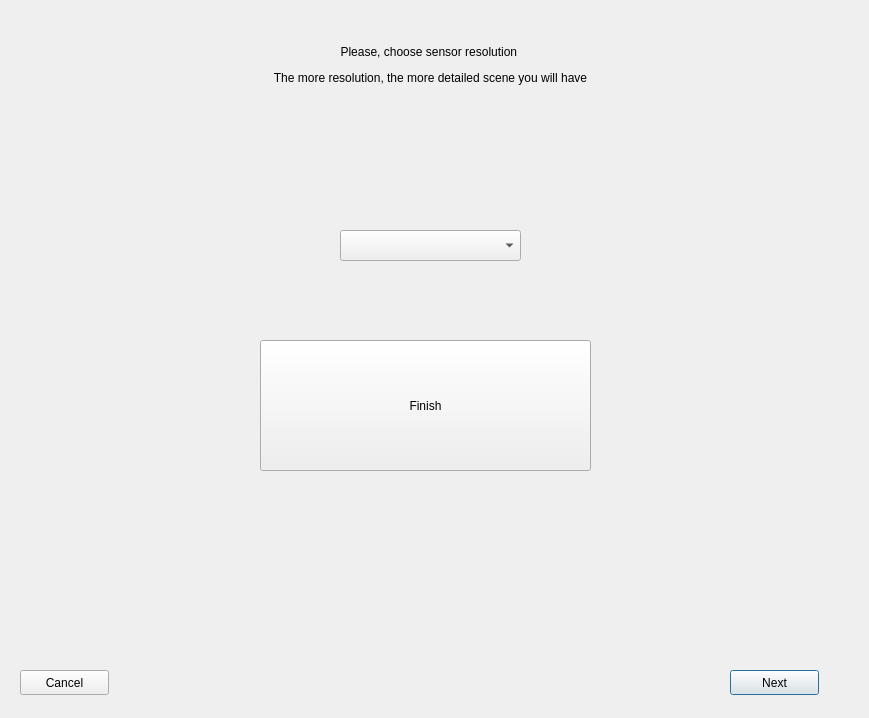
<?xml version="1.0" encoding="UTF-8"?>
<ui version="4.0">
 <class>SensorSettings</class>
 <widget class="QDialog" name="SensorSettings">
  <property name="geometry">
   <rect>
    <x>0</x>
    <y>0</y>
    <width>869</width>
    <height>718</height>
   </rect>
  </property>
  <property name="windowTitle">
   <string>Dialog</string>
  </property>
  <widget class="QLabel" name="label">
   <property name="geometry">
    <rect>
     <x>210</x>
     <y>30</y>
     <width>441</width>
     <height>71</height>
    </rect>
   </property>
   <property name="text">
    <string>&lt;html&gt;&lt;head/&gt;&lt;body&gt;&lt;p&gt;Please, choose sensor resolution &lt;/p&gt;&lt;p&gt;The more resolution, the more detailed scene you will have&lt;/p&gt;&lt;/body&gt;&lt;/html&gt;</string>
   </property>
   <property name="alignment">
    <set>Qt::AlignCenter</set>
   </property>
  </widget>
  <widget class="QPushButton" name="next">
   <property name="geometry">
    <rect>
     <x>730</x>
     <y>670</y>
     <width>89</width>
     <height>25</height>
    </rect>
   </property>
   <property name="text">
    <string>Next</string>
   </property>
  </widget>
  <widget class="QPushButton" name="cancel">
   <property name="geometry">
    <rect>
     <x>20</x>
     <y>670</y>
     <width>89</width>
     <height>25</height>
    </rect>
   </property>
   <property name="text">
    <string>Cancel</string>
   </property>
  </widget>
  <widget class="QComboBox" name="resolution">
   <property name="geometry">
    <rect>
     <x>340</x>
     <y>230</y>
     <width>181</width>
     <height>31</height>
    </rect>
   </property>
   <item>
    <property name="text">
     <string/>
    </property>
   </item>
   <item>
    <property name="text">
     <string>512x424 (for Kinect v2)</string>
    </property>
   </item>
   <item>
    <property name="text">
     <string>640x480 (for Kinect v1)</string>
    </property>
   </item>
  </widget>
  <widget class="QPushButton" name="finish">
   <property name="geometry">
    <rect>
     <x>260</x>
     <y>340</y>
     <width>331</width>
     <height>131</height>
    </rect>
   </property>
   <property name="text">
    <string>Finish</string>
   </property>
  </widget>
 </widget>
 <resources/>
 <connections/>
</ui>
